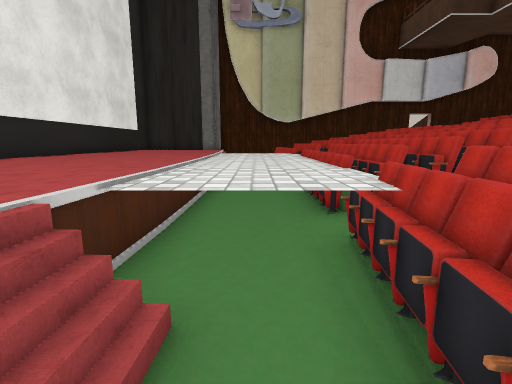
[1] (above)

22 first-person views from a walk through a scene from a Unity 3-D project. The camera is 1.4 m above the floor, tilts 10° down and sees 85° across. Doors are open. The floor is counted in squares, 1 m on a side. Each view is taken from the middle of a square. On the plan, view 1 faces up. The plan holds only what a view shows up to about 14 squares ahead; the rest is blank. The place goes on beyond the plan. The player is left out. Some surface patterns are stand-ins.

[2]
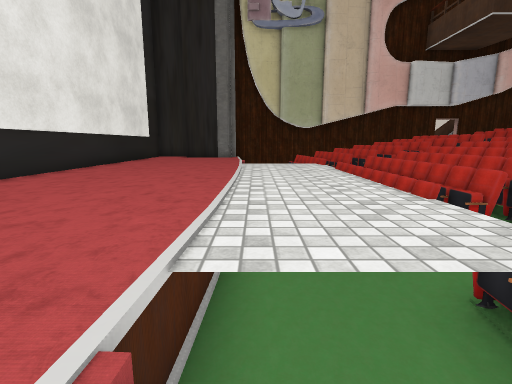

[3]
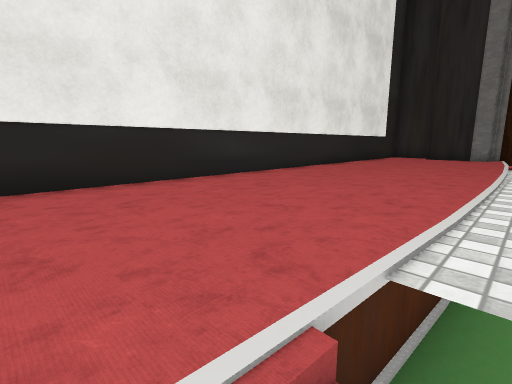

[4]
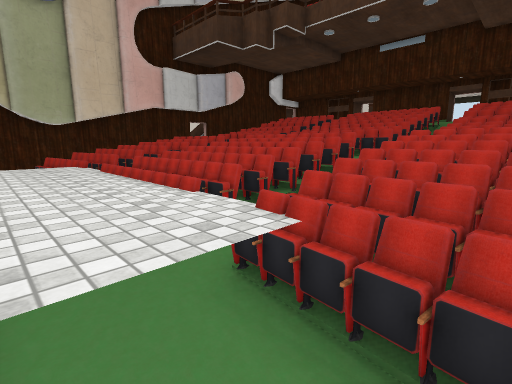

[5]
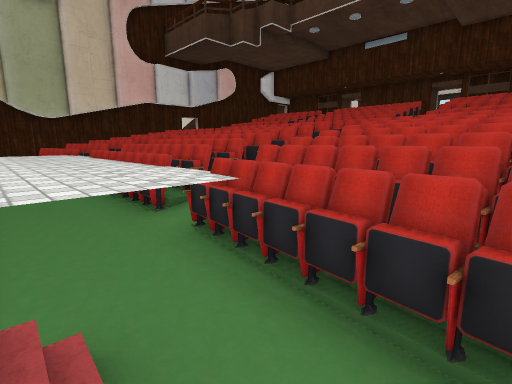

[6]
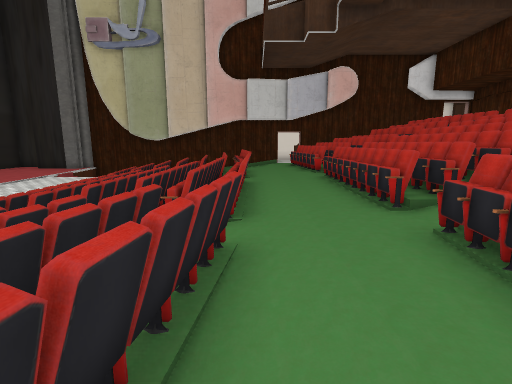

[7]
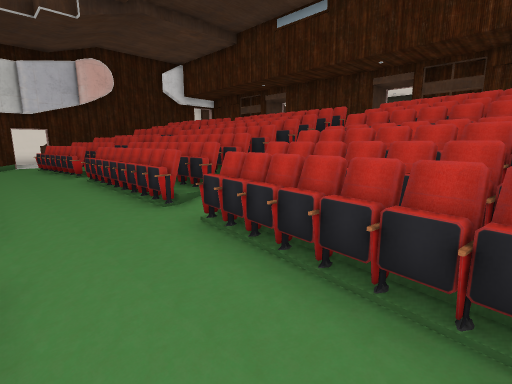

[8]
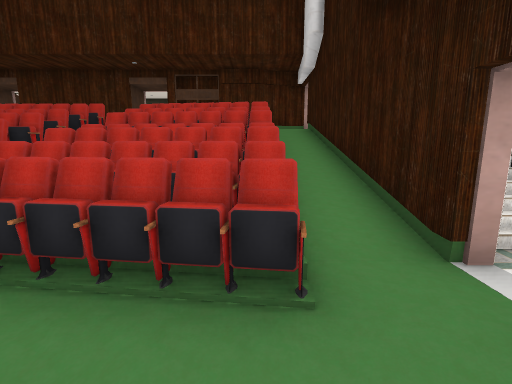

[9]
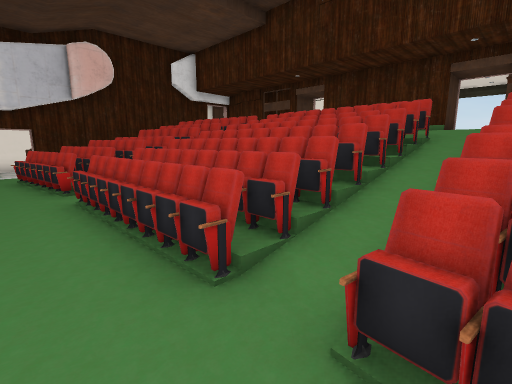

[10]
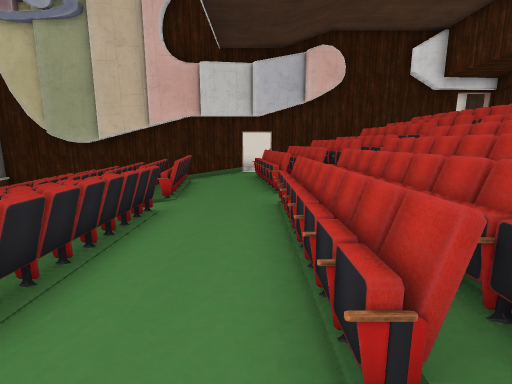

[11]
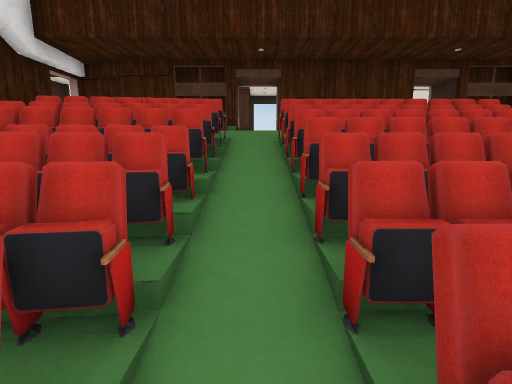

[12]
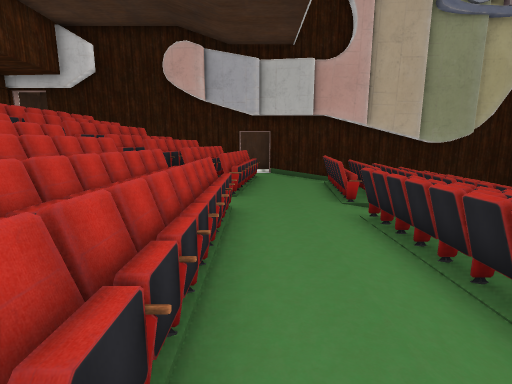

[13]
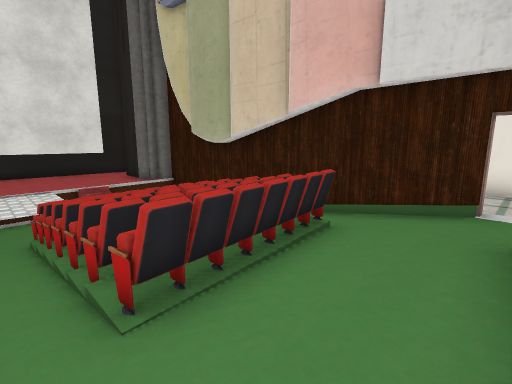

[14]
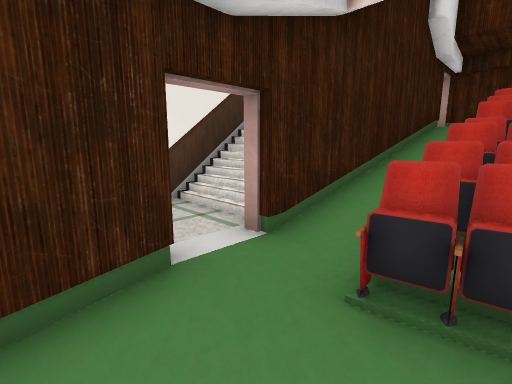

[15]
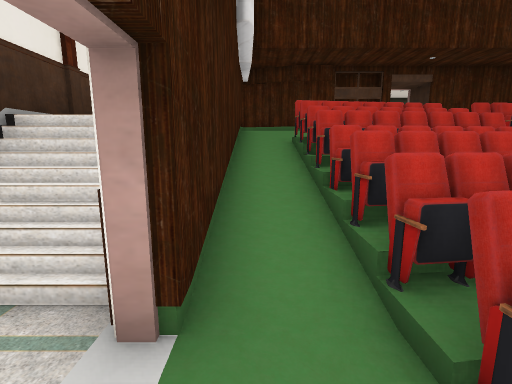

[16]
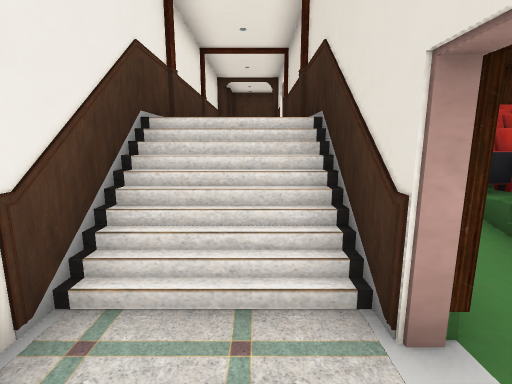

[17]
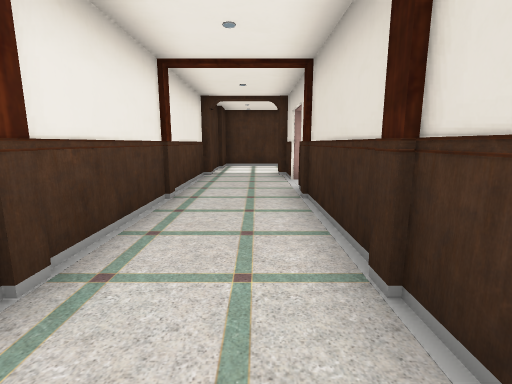

[18]
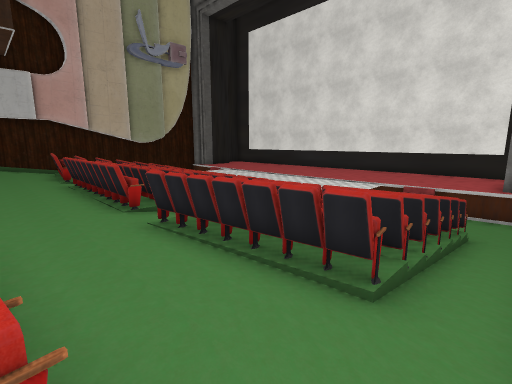

[19]
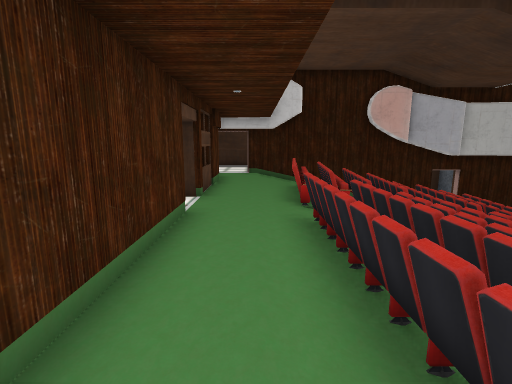

[20]
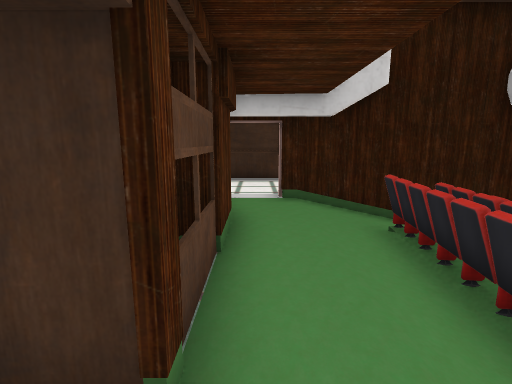

[21]
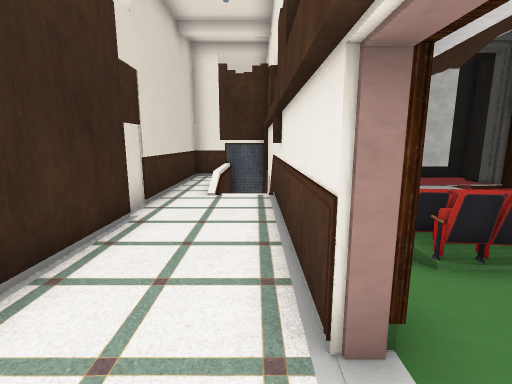

[22]
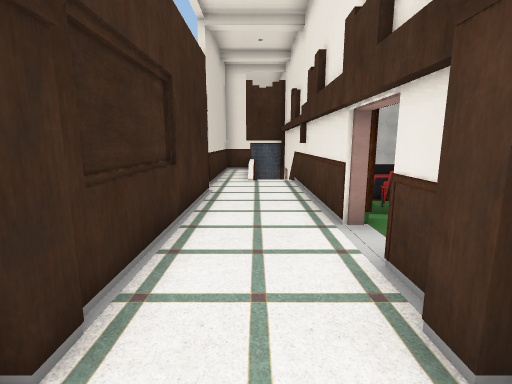

### Floor plan
Key: @ floor where view 1 was taken; # wall or solid block; . main floor; : floor 0.25 m higher than the main floor; - floor 0.5 m lower than the main floor; _ floor 0.75 m lower than the main floor; < floor 1 m lower than the main floor; + floor 1.75 m higher than the main floor; * floor 2 m higher than the main floor; / step, stairs or slope; D open door; = window, fence, low wall or low ledge; ^ raised ledge; v drop or lower ground.
Columns run from 7 left of view 1 to 26 right of it. Each row starts with its distance up from view 1.
 21                 #################
 20                 ::///***********//
 19                 ::///************/
 18      ###########DDDDDD#####DDD#**#
 17   ####<<<///////:::///////* #
 16 #....v<<#######.:###=####+* #
 15 #.....  =##=^==.:=##==#=^#  #
 14 #...../ =##==^=.:=##==#===  #
 13 #.....v<<=======:=##==^===  #
 12 #........======#:=========* #D
 11 #........_//////:::///////*  D
 10 #........====#==::=^^==^^=**#D
  9 #........v===#==::=^^^^^^=**#
  8 #........v-=====::=#^^=^==**#
  7 #........v===#==::=^^^=^^=**#
  6 #........=^^=#==::=^^^^^^=**##
  5 #........====#=.::========***D
  4 #........======.::=======+**#D
  3 #.....=#.===#===:=#^==^^^=**#
  2 #.....=<=##==^==:=##==#===**#
  1 #...../<=##==^=.:=##==#=^=**#
  0       <@=###===.:=##==#==+**#
 -1               //:::///////**#
 -2      ###########DDDDDD#####DDD#
 -3                ##:///**********
 -4                 #####***********
 -5                 #**************
 -6                 ###############

Positions as (right, up) in squares from view 1, and headings:
1: (0, 0), facing up
2: (-1, 1), facing up
3: (-1, 1), facing up-left
4: (-1, 1), facing up-right
5: (-1, 0), facing up-right
6: (8, 0), facing up
7: (8, 0), facing up-right
8: (8, 0), facing right
9: (9, 3), facing up-right
10: (10, 4), facing up
11: (10, 11), facing right
12: (10, 11), facing down
13: (10, 11), facing up-left
14: (8, 15), facing up-right
15: (9, 17), facing right
16: (9, 19), facing right
17: (13, 19), facing right
18: (10, 17), facing down-left
19: (19, 11), facing down
20: (20, 5), facing down
21: (21, -3), facing left
22: (24, -4), facing left
